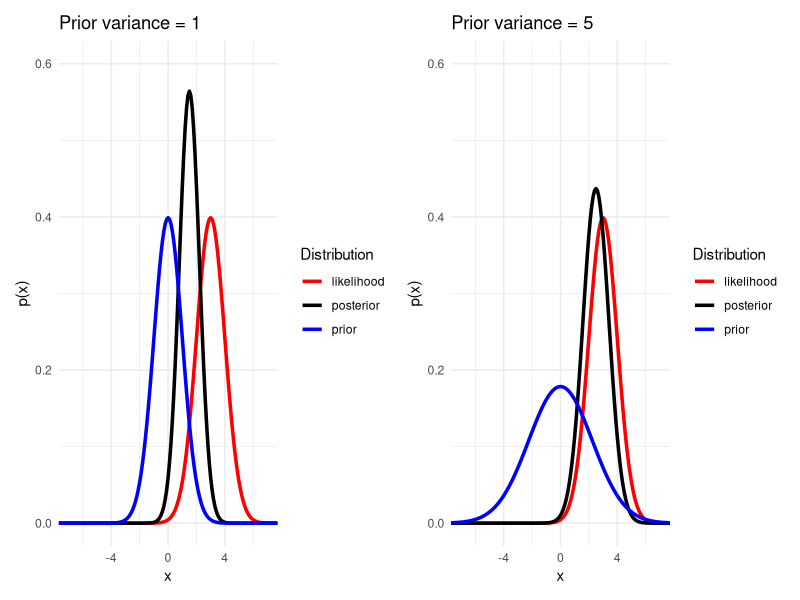

This figure's R source:
library(purrr)
library(tidyverse)
library(patchwork)

plot_data_r <- function(x, pdf_dict, var_prior) {

    df <- imap_dfr(
      pdf_dict,
      function(val, nm) {
        tibble(
          x = x,
          y = val$pdf,
          type = nm,
          color = val$color,
          linetype = val$linetype
        )
      })

    ylim <- c(0, 0.6)
    xlim <- c(-7, 7)

    ggplot(
      df,
      aes(x = x, y = y, group = type)
    ) +
      geom_line(
        aes(color = type),
        linewidth = 1.2
      ) +
      scale_color_manual(
        values = c(
          prior = "blue",
          likelihood = "red",
          posterior = "black"
        )
      ) +
      ## scale_linetype_manual(
      ##   values = c(
      ##     prior = "solid",
      ##     likelihood = "dotted",
      ##     posterior = "dotdash"
      ##   )
      ## ) +
      coord_cartesian(xlim = xlim, ylim = ylim) +
      labs(
        title = paste0("Prior variance = ", var_prior),
        x = "x",
        y = "p(x)",
        color = "Distribution"#,
        ## linetype = "Distribution"
      ) +
      theme_minimal()
  }

noisy_y <- 3
x <- seq(-10, 10, by = 0.1)

z_prior_variance <- c(1, 5)
z_prior_mean <- c(0, 0)
observed_variance <- c(1, 1)

plots <- vector("list", length(z_prior_variance))

for (i in seq_along(z_prior_variance)) {

  zv <- z_prior_variance[i]
  zm <- z_prior_mean[i]
  yv <- observed_variance[i]

  # prior: Normal(zm, zv)
  prior_pdf <- dnorm(
    x,
    mean = zm,
    sd = sqrt(zv)
  )

  # likelihood: Normal(mean(noisy_y), yv)
  lik_mu <- mean(noisy_y)

  likelihood_pdf <- dnorm(
    x,
    mean = lik_mu,
    sd = sqrt(yv)
  )

  n <- length(noisy_y)

  # posterior variance:
  # 1 / (1/zv + n/yv)
  post_variance <- 1 / (1 / zv + n / yv)

  # posterior mean:
  # post_var * (zm/zv + n*lik_mu/yv)
  post_mu <- post_variance *
    ((zm / zv) + (n * lik_mu / yv))

  # posterior: Normal(post_mu, post_variance)
  posterior_pdf <- dnorm(
    x,
    mean = post_mu,
    sd = sqrt(post_variance)
  )

  pdf_dict <- list(
    prior = list(
      pdf = prior_pdf,
      color = "blue",
      linetype = "solid"
    ),
    likelihood = list(
      pdf = likelihood_pdf,
      color = "red",
      linetype = "dotted"
    ),
    posterior = list(
      pdf = posterior_pdf,
      color = "black",
      linetype = "dotdash"
    )
  )

  plots[[i]] <- plot_data_r(x, pdf_dict, zv)
}

# -----------------------
# side-by-side plot
# -----------------------
wrap_plots(plots, nrow = 1)
